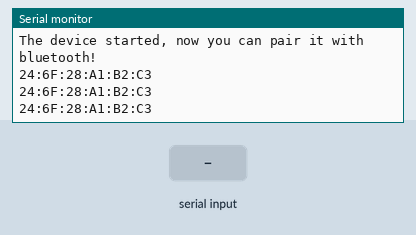
Recording of a sketch running on a simulated ESP32. On the bench: the last lines printed to the serial monitor. Inputs (shaded band) come from the test bench. Nothing arrives over Bluetooth unless stated.

Above: at 2.8 s.
2.9 s: "1" received over the second serial link
At 3.3 s:
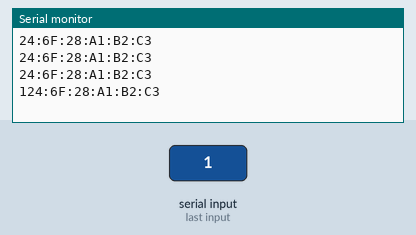
4.4 s: "0" received over the second serial link
At 5.8 s:
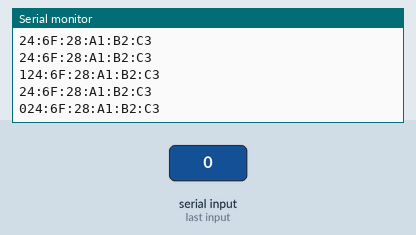

The sketch:

sketch_gpt_3_30.ino
```cpp
#include <WiFi.h>
#include <BluetoothSerial.h>

BluetoothSerial SerialBT;

void setup() {
  Serial.begin(115200);
  SerialBT.begin("ESP32wifi"); // ESP32wifi라는 이름의 블루투스 모듈 생성
  Serial.println("The device started, now you can pair it with bluetooth!");
}

void loop() {
  if (SerialBT.available()) {
    Serial.write(SerialBT.read());
  }
  if (Serial.available()) {
    SerialBT.write(Serial.read());
  }
  String mac = WiFi.macAddress(); // ESP32wifi 보드의 Mac address 가져오기
  Serial.println(mac);
  delay(1000);
}
```

Measured:
- after the input at 2.9 s, the serial monitor: prints a new line after 0.10 s (image 1)
- after the input at 4.4 s, the serial monitor: prints a new line after 0.60 s (image 2)
